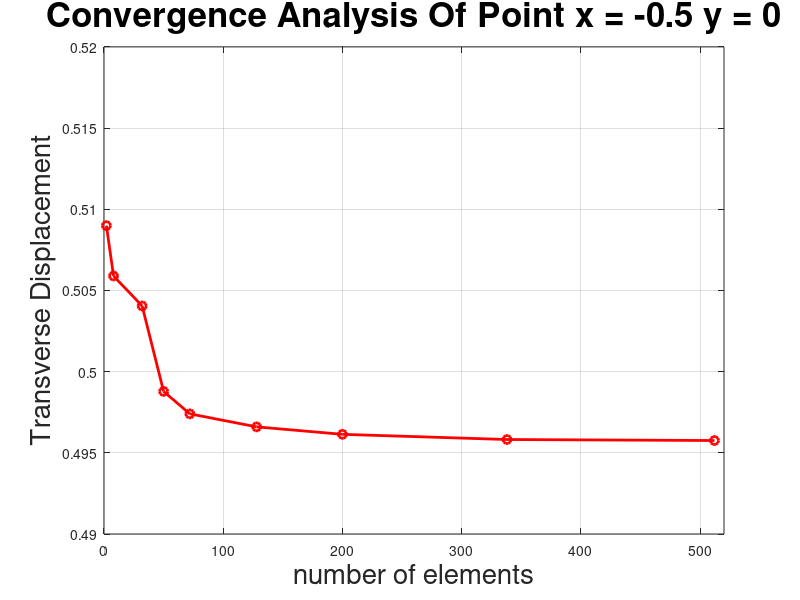
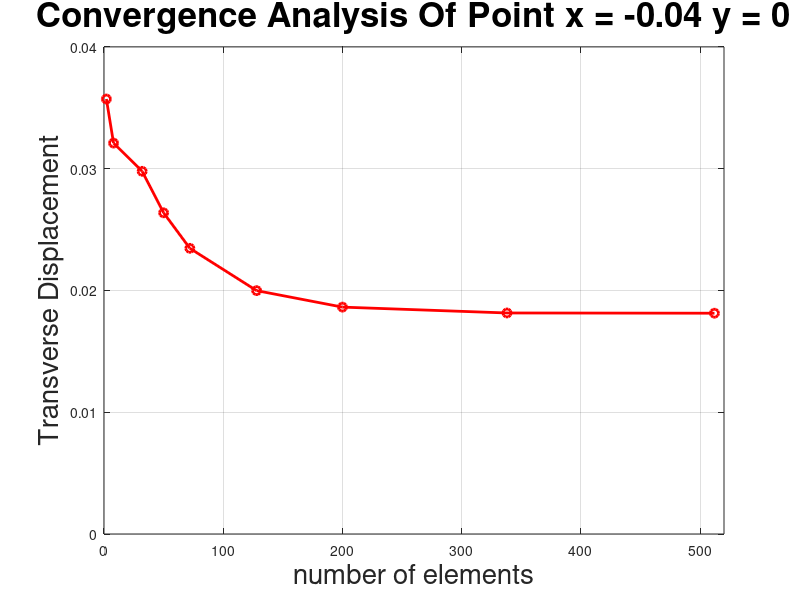

These charts were generated, in order, by the following MATLAB code:
% Convergence PacMan Radial

% Point x = -0.5 & y = 0 
x1 = [2, 8, 32, 50, 72, 128, 200, 338, 512];
y1 = [0.508992589486209, 0.505892077632951, 0.504043485287959,...
    0.498780000352767, 0.497400571697213 ,0.496598187367594,...
    0.496138113132429 , 0.495818964165051 ,0.495756887521127];

figure, plot(x1,y1, '-o r', 'linewidth', 2, 'markersize', 6);
title ('Convergence Analysis Of Point x = -0.5 y = 0','fontsize',25)
xlabel('number of elements','fontsize',20)
ylabel('Transverse Displacement','fontsize',20)
axis([0 520 0.49 0.52])
%axis equal
grid on

% Point x = -0.04 & y = 0  -- > Punto interno!!
x2 = [2, 8, 32, 50, 72, 128, 200, 338, 512];
y2 = [0.035719408227171, 0.032100930067478, 0.029783654151943,...
    0.026374740859087, 0.023460448012223, 0.019985416194288,...
    0.018630890464229, 0.018150202265510, 0.018130448854038];
figure, plot(x2,y2, '-o r', 'linewidth', 2, 'markersize', 6);
title ('Convergence Analysis Of Point x = -0.04 y = 0','fontsize',25)
xlabel('number of elements','fontsize',20)
ylabel('Transverse Displacement','fontsize',20)
axis([0 520 0.00 0.04])
%axis equal
grid on